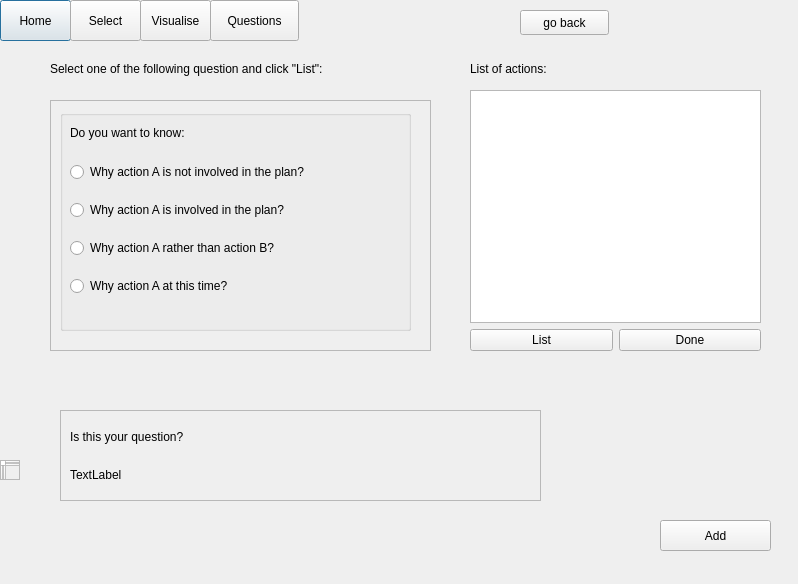
<?xml version="1.0" encoding="UTF-8"?>
<ui version="4.0">
 <class>UserQuestions</class>
 <widget class="QDialog" name="UserQuestions">
  <property name="geometry">
   <rect>
    <x>0</x>
    <y>0</y>
    <width>798</width>
    <height>584</height>
   </rect>
  </property>
  <property name="windowTitle">
   <string>Dialog</string>
  </property>
  <property name="styleSheet">
   <string notr="true">font: 75 12pt &quot;TakaoPGothic&quot;;</string>
  </property>
  <widget class="QPlainTextEdit" name="planArea">
   <property name="geometry">
    <rect>
     <x>0</x>
     <y>460</y>
     <width>20</width>
     <height>20</height>
    </rect>
   </property>
  </widget>
  <widget class="QPushButton" name="homeButton">
   <property name="geometry">
    <rect>
     <x>0</x>
     <y>0</y>
     <width>71</width>
     <height>41</height>
    </rect>
   </property>
   <property name="text">
    <string>Home</string>
   </property>
  </widget>
  <widget class="QPushButton" name="questionsButton">
   <property name="geometry">
    <rect>
     <x>210</x>
     <y>0</y>
     <width>89</width>
     <height>41</height>
    </rect>
   </property>
   <property name="text">
    <string>Questions</string>
   </property>
  </widget>
  <widget class="QPushButton" name="visualiseButton">
   <property name="geometry">
    <rect>
     <x>140</x>
     <y>0</y>
     <width>71</width>
     <height>41</height>
    </rect>
   </property>
   <property name="text">
    <string>Visualise</string>
   </property>
  </widget>
  <widget class="QPushButton" name="selectButton">
   <property name="geometry">
    <rect>
     <x>70</x>
     <y>0</y>
     <width>71</width>
     <height>41</height>
    </rect>
   </property>
   <property name="text">
    <string>Select</string>
   </property>
  </widget>
  <widget class="QPushButton" name="addButton_2">
   <property name="geometry">
    <rect>
     <x>660</x>
     <y>520</y>
     <width>111</width>
     <height>31</height>
    </rect>
   </property>
   <property name="text">
    <string>Add</string>
   </property>
  </widget>
  <widget class="QLabel" name="question_label3">
   <property name="geometry">
    <rect>
     <x>490</x>
     <y>340</y>
     <width>67</width>
     <height>17</height>
    </rect>
   </property>
   <property name="text">
    <string/>
   </property>
  </widget>
  <widget class="QFrame" name="frame">
   <property name="geometry">
    <rect>
     <x>50</x>
     <y>100</y>
     <width>381</width>
     <height>251</height>
    </rect>
   </property>
   <property name="frameShape">
    <enum>QFrame::StyledPanel</enum>
   </property>
   <property name="frameShadow">
    <enum>QFrame::Raised</enum>
   </property>
   <widget class="QGroupBox" name="groupBox">
    <property name="geometry">
     <rect>
      <x>10</x>
      <y>10</y>
      <width>351</width>
      <height>221</height>
     </rect>
    </property>
    <property name="styleSheet">
     <string notr="true">font: 75 11pt &quot;TakaoPGothic&quot;;</string>
    </property>
    <property name="title">
     <string/>
    </property>
    <widget class="QWidget" name="layoutWidget">
     <property name="geometry">
      <rect>
       <x>10</x>
       <y>40</y>
       <width>331</width>
       <height>161</height>
      </rect>
     </property>
     <layout class="QVBoxLayout" name="verticalLayout">
      <item>
       <widget class="QRadioButton" name="addOption">
        <property name="text">
         <string>Why action A is not involved in the plan?</string>
        </property>
       </widget>
      </item>
      <item>
       <widget class="QRadioButton" name="removeOption">
        <property name="text">
         <string>Why action A is involved in the plan?</string>
        </property>
       </widget>
      </item>
      <item>
       <widget class="QRadioButton" name="replaceOption">
        <property name="text">
         <string>Why action A rather than action B? </string>
        </property>
       </widget>
      </item>
      <item>
       <widget class="QRadioButton" name="rescheduleOption">
        <property name="text">
         <string>Why action A at this time? </string>
        </property>
       </widget>
      </item>
     </layout>
    </widget>
    <widget class="QLabel" name="label_2">
     <property name="geometry">
      <rect>
       <x>10</x>
       <y>10</y>
       <width>309</width>
       <height>25</height>
      </rect>
     </property>
     <property name="text">
      <string>Do you want to know:</string>
     </property>
    </widget>
   </widget>
  </widget>
  <widget class="QLabel" name="statementLabel">
   <property name="geometry">
    <rect>
     <x>470</x>
     <y>60</y>
     <width>291</width>
     <height>17</height>
    </rect>
   </property>
   <property name="text">
    <string>List of actions:</string>
   </property>
  </widget>
  <widget class="QWidget" name="layoutWidget">
   <property name="geometry">
    <rect>
     <x>470</x>
     <y>90</y>
     <width>291</width>
     <height>261</height>
    </rect>
   </property>
   <layout class="QVBoxLayout" name="verticalLayout_3">
    <item>
     <widget class="QListWidget" name="list">
      <property name="styleSheet">
       <string notr="true"/>
      </property>
     </widget>
    </item>
    <item>
     <layout class="QHBoxLayout" name="horizontalLayout">
      <item>
       <widget class="QPushButton" name="doneButton">
        <property name="text">
         <string>List</string>
        </property>
       </widget>
      </item>
      <item>
       <widget class="QPushButton" name="completeButton">
        <property name="text">
         <string>Done</string>
        </property>
       </widget>
      </item>
     </layout>
    </item>
   </layout>
  </widget>
  <widget class="QFrame" name="frame_2">
   <property name="geometry">
    <rect>
     <x>60</x>
     <y>410</y>
     <width>481</width>
     <height>91</height>
    </rect>
   </property>
   <property name="frameShape">
    <enum>QFrame::StyledPanel</enum>
   </property>
   <property name="frameShadow">
    <enum>QFrame::Raised</enum>
   </property>
   <layout class="QVBoxLayout" name="verticalLayout_4">
    <item>
     <layout class="QVBoxLayout" name="verticalLayout_2">
      <item>
       <widget class="QLabel" name="label">
        <property name="text">
         <string>Is this your question? </string>
        </property>
       </widget>
      </item>
      <item>
       <widget class="QLabel" name="question_label">
        <property name="styleSheet">
         <string notr="true">font: 75 11pt &quot;TakaoPGothic&quot;;</string>
        </property>
        <property name="text">
         <string>TextLabel</string>
        </property>
       </widget>
      </item>
     </layout>
    </item>
   </layout>
  </widget>
  <widget class="QPushButton" name="backButton">
   <property name="geometry">
    <rect>
     <x>520</x>
     <y>10</y>
     <width>89</width>
     <height>25</height>
    </rect>
   </property>
   <property name="text">
    <string>go back</string>
   </property>
  </widget>
  <widget class="QLabel" name="label_3">
   <property name="geometry">
    <rect>
     <x>50</x>
     <y>60</y>
     <width>391</width>
     <height>17</height>
    </rect>
   </property>
   <property name="styleSheet">
    <string notr="true">font: 75 11pt &quot;TakaoPGothic&quot;;</string>
   </property>
   <property name="text">
    <string>Select one of the following question and click &quot;List&quot;:</string>
   </property>
  </widget>
 </widget>
 <resources/>
 <connections/>
</ui>
